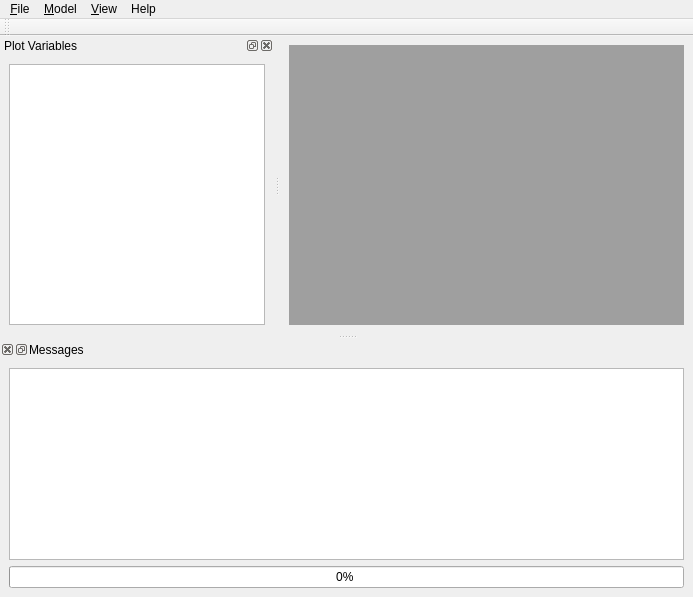
<?xml version="1.0" encoding="UTF-8"?>
<ui version="4.0">
 <class>MmomeGuiForm</class>
 <widget class="QMainWindow" name="MmomeGuiForm">
  <property name="geometry">
   <rect>
    <x>0</x>
    <y>0</y>
    <width>693</width>
    <height>597</height>
   </rect>
  </property>
  <property name="windowTitle">
   <string>QSS Solver</string>
  </property>
  <property name="windowIcon">
   <iconset resource="../mmome.qrc">
    <normaloff>:/images/integrator.svg</normaloff>:/images/integrator.svg</iconset>
  </property>
  <property name="toolTip">
   <string>QSS Solver</string>
  </property>
  <widget class="QWidget" name="centralwidget">
   <layout class="QVBoxLayout" name="verticalLayout">
    <item>
     <widget class="QMdiArea" name="mdiArea"/>
    </item>
   </layout>
  </widget>
  <widget class="QMenuBar" name="menubar">
   <property name="geometry">
    <rect>
     <x>0</x>
     <y>0</y>
     <width>693</width>
     <height>27</height>
    </rect>
   </property>
   <widget class="QMenu" name="menu_File">
    <property name="title">
     <string>&amp;File</string>
    </property>
    <addaction name="action_New"/>
    <addaction name="action_Load"/>
    <addaction name="separator"/>
    <addaction name="actionImport"/>
    <addaction name="actionSettings"/>
    <addaction name="separator"/>
    <addaction name="action_Save"/>
    <addaction name="action_Save_As"/>
    <addaction name="actionSa_ve_All"/>
   </widget>
   <widget class="QMenu" name="menuModel">
    <property name="title">
     <string>&amp;Model</string>
    </property>
    <addaction name="actionRun"/>
    <addaction name="actionRun_2"/>
    <addaction name="actionDebug"/>
    <addaction name="actionCompile"/>
    <addaction name="separator"/>
    <addaction name="actionLog"/>
    <addaction name="actionClear_Log"/>
    <addaction name="actionGraphics"/>
    <addaction name="separator"/>
   </widget>
   <widget class="QMenu" name="menu_View">
    <property name="title">
     <string>&amp;View</string>
    </property>
    <addaction name="separator"/>
    <addaction name="actionClear_Messages"/>
   </widget>
   <widget class="QMenu" name="menuHelp">
    <property name="title">
     <string>Help</string>
    </property>
    <addaction name="actionMicroModelica_Language_Scpefication"/>
    <addaction name="actionAbout"/>
   </widget>
   <addaction name="menu_File"/>
   <addaction name="menuModel"/>
   <addaction name="menu_View"/>
   <addaction name="menuHelp"/>
  </widget>
  <widget class="QToolBar" name="_model_toolbar">
   <property name="windowTitle">
    <string>toolBar</string>
   </property>
   <attribute name="toolBarArea">
    <enum>TopToolBarArea</enum>
   </attribute>
   <attribute name="toolBarBreak">
    <bool>false</bool>
   </attribute>
  </widget>
  <widget class="QDockWidget" name="_model_plot">
   <property name="windowTitle">
    <string>Plot Variables</string>
   </property>
   <attribute name="dockWidgetArea">
    <number>1</number>
   </attribute>
   <widget class="QWidget" name="dockWidgetContents">
    <layout class="QVBoxLayout" name="verticalLayout_2">
     <item>
      <widget class="QTreeView" name="_model_variables"/>
     </item>
    </layout>
   </widget>
  </widget>
  <widget class="QDockWidget" name="_model_messages">
   <property name="layoutDirection">
    <enum>Qt::RightToLeft</enum>
   </property>
   <property name="windowTitle">
    <string>Messages</string>
   </property>
   <attribute name="dockWidgetArea">
    <number>8</number>
   </attribute>
   <widget class="QWidget" name="dockWidgetContents_2">
    <layout class="QGridLayout" name="gridLayout">
     <item row="1" column="3">
      <widget class="QProgressBar" name="_sim_progress">
       <property name="layoutDirection">
        <enum>Qt::LeftToRight</enum>
       </property>
       <property name="value">
        <number>0</number>
       </property>
       <property name="invertedAppearance">
        <bool>false</bool>
       </property>
       <property name="format">
        <string>%p% </string>
       </property>
      </widget>
     </item>
     <item row="0" column="3">
      <widget class="QTextEdit" name="_compiler_msg">
       <property name="enabled">
        <bool>true</bool>
       </property>
       <property name="acceptDrops">
        <bool>false</bool>
       </property>
       <property name="toolTip">
        <string>MMO compiler messages.</string>
       </property>
      </widget>
     </item>
    </layout>
   </widget>
  </widget>
  <action name="action_New">
   <property name="icon">
    <iconset resource="../mmome.qrc">
     <normaloff>:/images/newFile.png</normaloff>:/images/newFile.png</iconset>
   </property>
   <property name="text">
    <string>&amp;New</string>
   </property>
   <property name="shortcut">
    <string>Ctrl+N</string>
   </property>
  </action>
  <action name="action_Load">
   <property name="icon">
    <iconset resource="../mmome.qrc">
     <normaloff>:/images/editfile.png</normaloff>:/images/editfile.png</iconset>
   </property>
   <property name="text">
    <string>&amp;Load</string>
   </property>
   <property name="shortcut">
    <string>Ctrl+L</string>
   </property>
  </action>
  <action name="action_Save">
   <property name="icon">
    <iconset resource="../mmome.qrc">
     <normaloff>:/images/document_save.png</normaloff>:/images/document_save.png</iconset>
   </property>
   <property name="text">
    <string>&amp;Save</string>
   </property>
   <property name="shortcut">
    <string>Ctrl+S</string>
   </property>
  </action>
  <action name="action_Save_As">
   <property name="icon">
    <iconset resource="../mmome.qrc">
     <normaloff>:/images/saveas.png</normaloff>:/images/saveas.png</iconset>
   </property>
   <property name="text">
    <string>S&amp;ave As</string>
   </property>
   <property name="shortcut">
    <string>Ctrl+Shift+S</string>
   </property>
  </action>
  <action name="action_Settings">
   <property name="icon">
    <iconset resource="../mmome.qrc">
     <normaloff>:/images/settings.png</normaloff>:/images/settings.png</iconset>
   </property>
   <property name="text">
    <string>Se&amp;ttings</string>
   </property>
   <property name="shortcut">
    <string>Ctrl+T</string>
   </property>
  </action>
  <action name="actionExit">
   <property name="text">
    <string>Exit</string>
   </property>
   <property name="shortcut">
    <string>Ctrl+Q</string>
   </property>
  </action>
  <action name="actionRun">
   <property name="icon">
    <iconset resource="../mmome.qrc">
     <normaloff>:/images/run.png</normaloff>:/images/run.png</iconset>
   </property>
   <property name="text">
    <string>Compile  and Run</string>
   </property>
   <property name="shortcut">
    <string>F5</string>
   </property>
  </action>
  <action name="actionCompile">
   <property name="icon">
    <iconset resource="../mmome.qrc">
     <normaloff>:/images/cancel.png</normaloff>:/images/cancel.png</iconset>
   </property>
   <property name="text">
    <string>Abort</string>
   </property>
   <property name="shortcut">
    <string>F6</string>
   </property>
  </action>
  <action name="actionLog">
   <property name="icon">
    <iconset resource="../mmome.qrc">
     <normaloff>:/images/log.png</normaloff>:/images/log.png</iconset>
   </property>
   <property name="text">
    <string>Log</string>
   </property>
   <property name="shortcut">
    <string>F7</string>
   </property>
  </action>
  <action name="actionGraphics">
   <property name="icon">
    <iconset resource="../mmome.qrc">
     <normaloff>:/images/gnuplot.png</normaloff>:/images/gnuplot.png</iconset>
   </property>
   <property name="text">
    <string>Graphics</string>
   </property>
   <property name="shortcut">
    <string>F8</string>
   </property>
  </action>
  <action name="action_Plot">
   <property name="text">
    <string>&amp;Plot</string>
   </property>
  </action>
  <action name="action_Console">
   <property name="text">
    <string>&amp;Console</string>
   </property>
  </action>
  <action name="actionSa_ve_All">
   <property name="icon">
    <iconset resource="../mmome.qrc">
     <normaloff>:/images/save_all.png</normaloff>:/images/save_all.png</iconset>
   </property>
   <property name="text">
    <string>Sa&amp;ve All</string>
   </property>
  </action>
  <action name="actionDebug">
   <property name="icon">
    <iconset resource="../mmome.qrc">
     <normaloff>:/images/debug.png</normaloff>:/images/debug.png</iconset>
   </property>
   <property name="text">
    <string>Debug</string>
   </property>
   <property name="shortcut">
    <string>Shift+F5</string>
   </property>
  </action>
  <action name="actionClear_Messages">
   <property name="text">
    <string>Clear Messages</string>
   </property>
  </action>
  <action name="actionClear_Log">
   <property name="icon">
    <iconset resource="../mmome.qrc">
     <normaloff>:/images/clear.png</normaloff>:/images/clear.png</iconset>
   </property>
   <property name="text">
    <string>Clear Log</string>
   </property>
  </action>
  <action name="actionFirst_Error">
   <property name="icon">
    <iconset>
     <normaloff>:/images/prev.png</normaloff>:/images/prev.png</iconset>
   </property>
   <property name="text">
    <string>Prev Error</string>
   </property>
   <property name="shortcut">
    <string>F3</string>
   </property>
  </action>
  <action name="actionNext_Error">
   <property name="icon">
    <iconset>
     <normaloff>:/images/next.png</normaloff>:/images/next.png</iconset>
   </property>
   <property name="text">
    <string>Next Error</string>
   </property>
   <property name="shortcut">
    <string>F4</string>
   </property>
  </action>
  <action name="actionRun_2">
   <property name="icon">
    <iconset resource="../mmome.qrc">
     <normaloff>:/images/run_copy.png</normaloff>:/images/run_copy.png</iconset>
   </property>
   <property name="text">
    <string>Run</string>
   </property>
   <property name="shortcut">
    <string>F9</string>
   </property>
  </action>
  <action name="actionImport">
   <property name="icon">
    <iconset resource="../mmome.qrc">
     <normaloff>:/images/ImportFile.png</normaloff>:/images/ImportFile.png</iconset>
   </property>
   <property name="text">
    <string>Import SBML file</string>
   </property>
  </action>
  <action name="actionCompile_Package">
   <property name="icon">
    <iconset resource="../mmome.qrc">
     <normaloff>:/images/compile.png</normaloff>:/images/compile.png</iconset>
   </property>
   <property name="text">
    <string>Compile Package</string>
   </property>
  </action>
  <action name="actionSettings">
   <property name="icon">
    <iconset resource="../mmome.qrc">
     <normaloff>:/images/settings.png</normaloff>:/images/settings.png</iconset>
   </property>
   <property name="text">
    <string>Settings</string>
   </property>
  </action>
  <action name="actionMicroModelica_Language_Scpefication">
   <property name="text">
    <string>MicroModelica Language  Specification </string>
   </property>
  </action>
  <action name="actionAbout">
   <property name="text">
    <string>About</string>
   </property>
  </action>
 </widget>
 <resources>
  <include location="../mmome.qrc"/>
 </resources>
 <connections/>
</ui>
